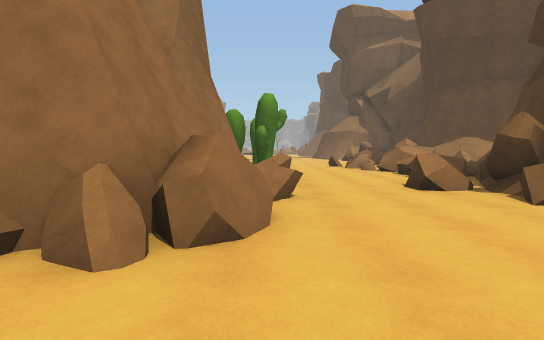
view 1 (above)

24 first-person views from a walk through a scene from a Unity 3-D project. The camera is 1.4 m above the floor, tilts 4° down and sees 85° across. The floor is counted in squares, 2 m on a side. Each view is taken from the middle of a square. On the plan, view 1 faces up. The plan holds only what a view shows up to about 10 squares ahead; the rest is blank. The place goes on beyond the plan. The player is left out. Some animated figures are not drawn. Some surface patterns are stand-ins.

view 2
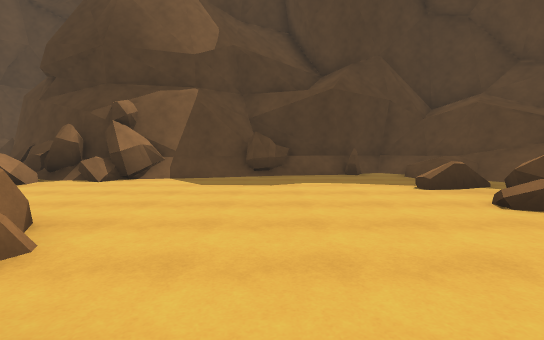

view 3
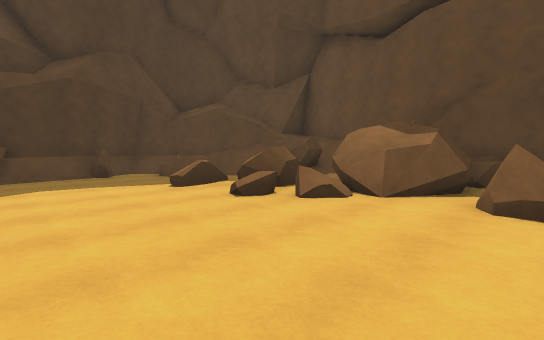

view 4
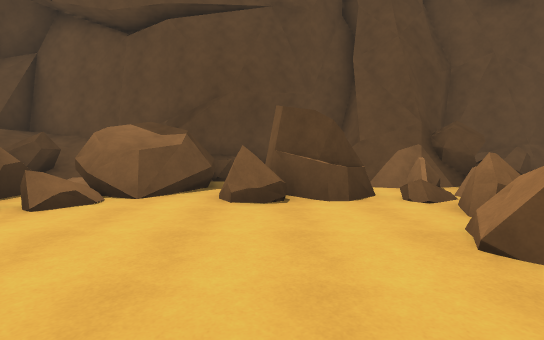

view 5
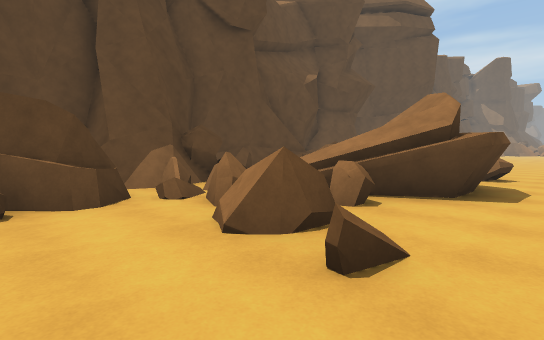

view 6
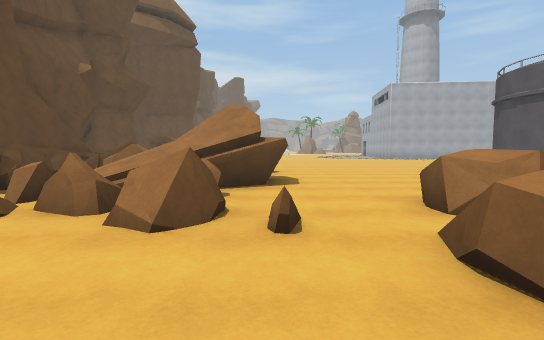

view 7
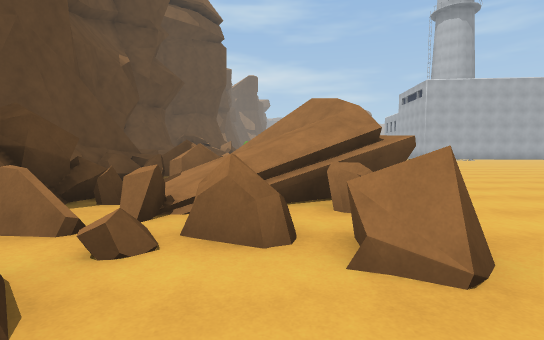

view 8
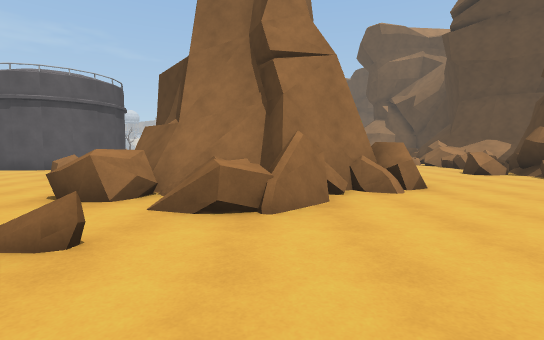

view 9
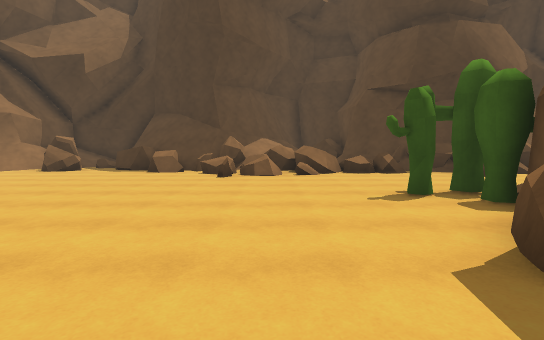

view 10
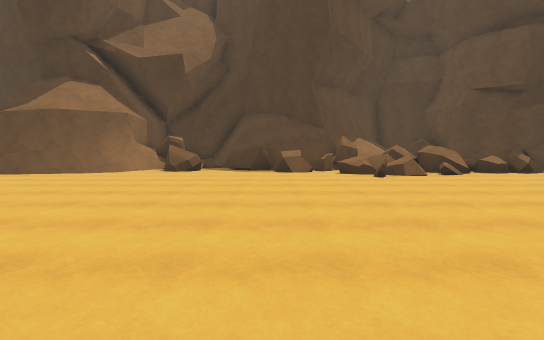

view 11
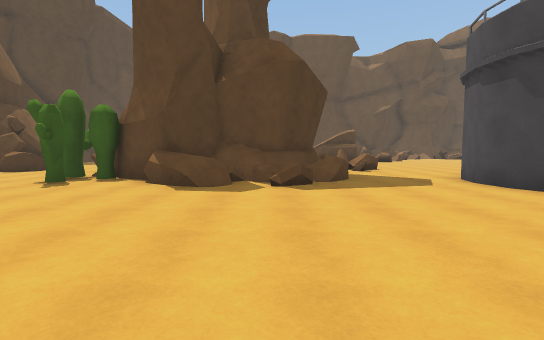

view 12
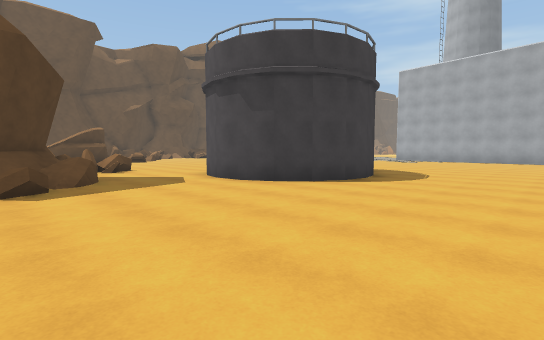

view 13
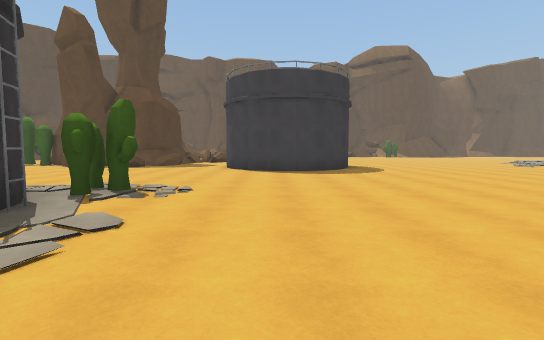

view 14
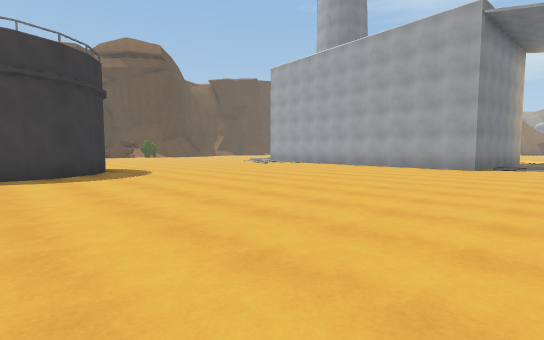

view 15
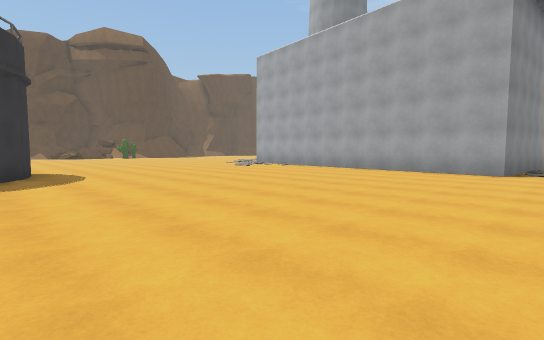

view 16
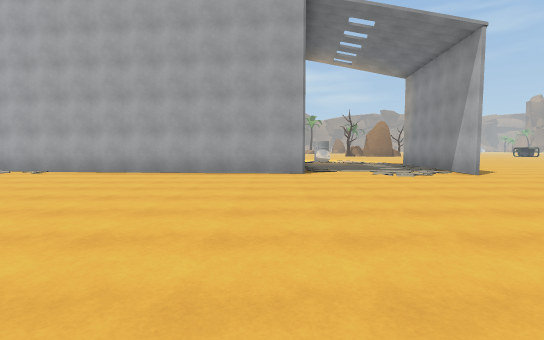

view 17
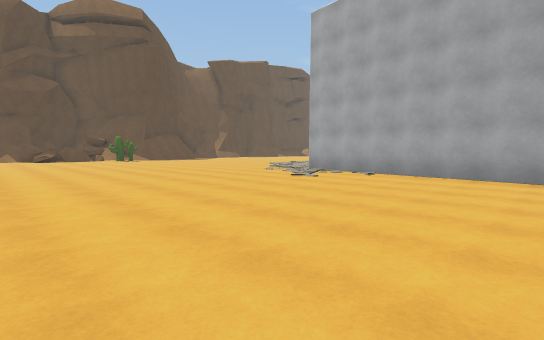

view 18
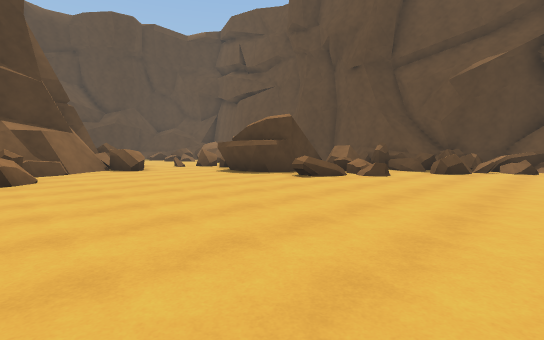

view 19
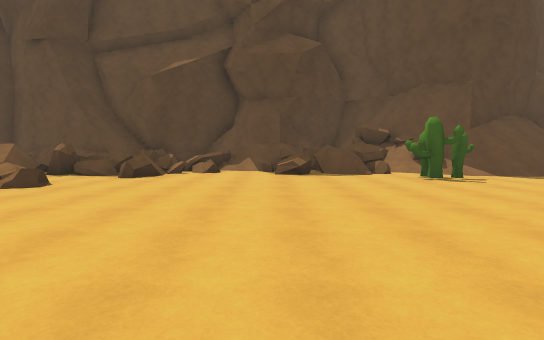

view 20
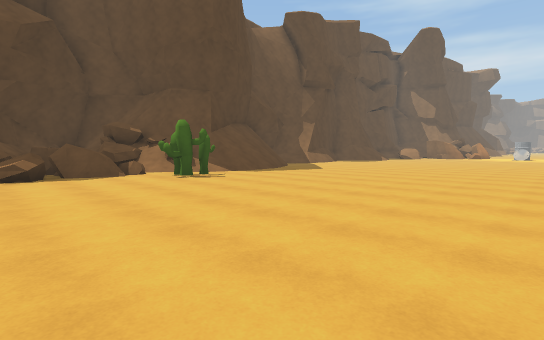

view 21
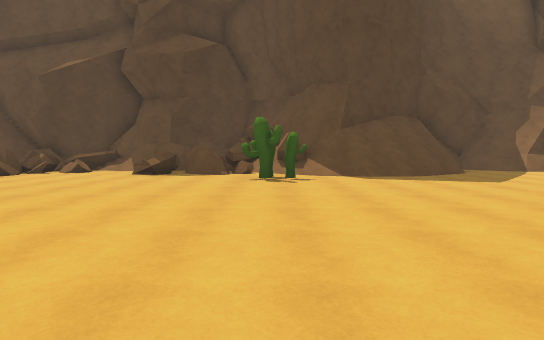

view 22
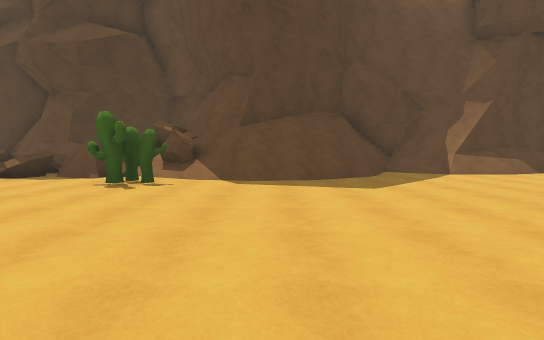

view 23
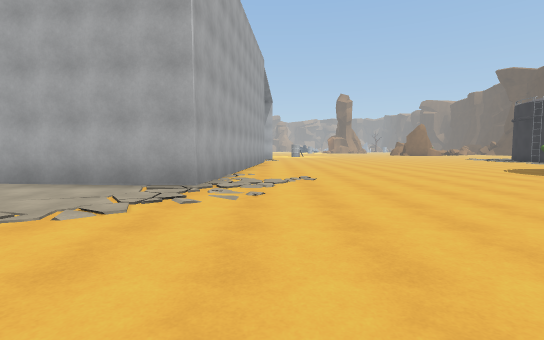

view 24
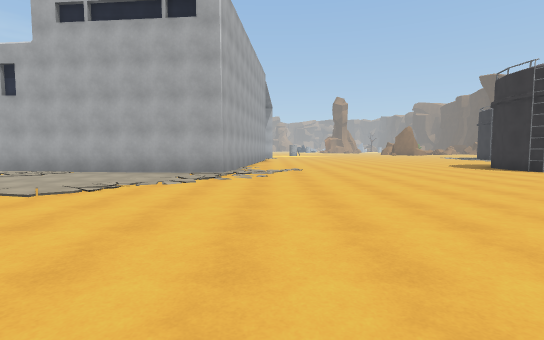

### Floor plan
Key: @ floor where view 1 was taken; # wall or solid block; x gap in a wall; . main floor; : floor 0.25 m higher than the main floor; + floor 0.5 m higher than the main floor; * floor 1 m higher than the main floor; % floor 1.75 m higher than the main floor; & floor 2.25 m higher than the main floor; $ floor 2.75 m higher than the main floor; / step, stairs or slope; = window, fence, low wall or low ledge; ^ raised ledge; C cactus.
Columns run from 29 left of view 1 to 7 right of it. Each row starts with its distance up from view 1.
 23      ###..                      ##
 22      ......                    ..#
 21      .......      .           ...##
 20      ...............         ..../#
 19      ................       ....../
 18    ####..............##    .......^
 17       #..............C#   .........
 16       #.............CC.  .........#
 15       #........................../=
 14       #..........................=:
 13       #..........................=#
 12       #.........................==#
 11       #.........####............==^
 10       #........##  #.............x^##
  9       #........#   #...=#^^......==
  8 #######........#  ##..=+######...^=#
  7 ................ ##.../###  #....=##
  6  ...................../#    #^..=##
  5  ....................==#    #...=##
  4   .....................#    #/...##
  3   .....................###=##^...##
  2 ........................#####.....#
  1 .......................^^=#.......##
  0  ............................@....##
 -1   ................=####.=..........#
 -2  .................##$&#.^.........##
 -3 .................==# %#=#....=.=...#
 -4 ........C......=..x^ *#==##..x^=.==##
 -5 ...//////.==/..===###:===##.##x /=#=#
 -6 ..////###=##/.==#+##==##=#### /^/=###
 -7 //#//#^###^x//#=#####=###  ## ///###
 -8 ####^  ^## ####     ###   #^ ^^###

Positions as (right, up) in squares from view 1, and headings:
1: (0, 0), facing up
2: (-3, 0), facing right
3: (-3, 0), facing down-right
4: (-3, 0), facing down
5: (-3, 0), facing down-left
6: (-2, -1), facing left
7: (-3, -3), facing left
8: (-3, -3), facing up
9: (-5, 11), facing right
10: (-5, 15), facing right
11: (-5, 15), facing down
12: (-5, 15), facing down-left
13: (-11, 21), facing down
14: (-11, 20), facing down-left
15: (-13, 19), facing down-left
16: (-14, 17), facing left
17: (-15, 14), facing down-left
18: (-16, 5), facing down-right
19: (-17, 3), facing down
20: (-17, 3), facing down-left
21: (-21, 3), facing down
22: (-24, 2), facing down
23: (-22, 2), facing up
24: (-22, -1), facing up
